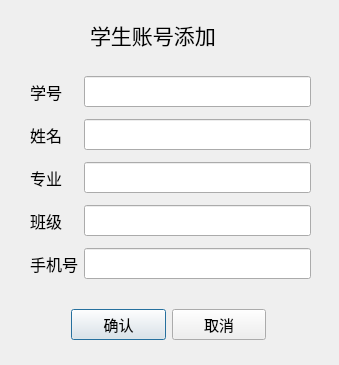
<?xml version="1.0" encoding="UTF-8"?>
<ui version="4.0">
 <class>Dialog_stu_add</class>
 <widget class="QDialog" name="Dialog_stu_add">
  <property name="geometry">
   <rect>
    <x>0</x>
    <y>0</y>
    <width>339</width>
    <height>365</height>
   </rect>
  </property>
  <property name="windowTitle">
   <string>Dialog</string>
  </property>
  <widget class="QWidget" name="layoutWidget">
   <property name="geometry">
    <rect>
     <x>30</x>
     <y>70</y>
     <width>281</width>
     <height>217</height>
    </rect>
   </property>
   <property name="font">
    <font>
     <pointsize>12</pointsize>
    </font>
   </property>
   <layout class="QGridLayout" name="gridLayout">
    <item row="1" column="1">
     <widget class="QLineEdit" name="lineEdit_2">
      <property name="font">
       <font>
        <family>华文楷体</family>
        <pointsize>12</pointsize>
       </font>
      </property>
     </widget>
    </item>
    <item row="3" column="1">
     <widget class="QLineEdit" name="lineEdit_4">
      <property name="font">
       <font>
        <family>华文楷体</family>
        <pointsize>12</pointsize>
       </font>
      </property>
     </widget>
    </item>
    <item row="2" column="1">
     <widget class="QLineEdit" name="lineEdit_3">
      <property name="font">
       <font>
        <family>华文楷体</family>
        <pointsize>12</pointsize>
       </font>
      </property>
     </widget>
    </item>
    <item row="2" column="0">
     <widget class="QLabel" name="label_3">
      <property name="font">
       <font>
        <family>华文楷体</family>
        <pointsize>12</pointsize>
       </font>
      </property>
      <property name="text">
       <string>专业</string>
      </property>
     </widget>
    </item>
    <item row="0" column="0">
     <widget class="QLabel" name="label">
      <property name="font">
       <font>
        <family>华文楷体</family>
        <pointsize>12</pointsize>
       </font>
      </property>
      <property name="text">
       <string>学号</string>
      </property>
     </widget>
    </item>
    <item row="4" column="0">
     <widget class="QLabel" name="label_5">
      <property name="font">
       <font>
        <family>华文楷体</family>
        <pointsize>12</pointsize>
       </font>
      </property>
      <property name="text">
       <string>手机号</string>
      </property>
     </widget>
    </item>
    <item row="0" column="1">
     <widget class="QLineEdit" name="lineEdit">
      <property name="font">
       <font>
        <family>华文楷体</family>
        <pointsize>12</pointsize>
       </font>
      </property>
     </widget>
    </item>
    <item row="1" column="0">
     <widget class="QLabel" name="label_2">
      <property name="font">
       <font>
        <family>华文楷体</family>
        <pointsize>12</pointsize>
       </font>
      </property>
      <property name="text">
       <string>姓名</string>
      </property>
     </widget>
    </item>
    <item row="3" column="0">
     <widget class="QLabel" name="label_4">
      <property name="font">
       <font>
        <family>华文楷体</family>
        <pointsize>12</pointsize>
       </font>
      </property>
      <property name="text">
       <string>班级</string>
      </property>
     </widget>
    </item>
    <item row="4" column="1">
     <widget class="QLineEdit" name="lineEdit_5">
      <property name="font">
       <font>
        <family>华文楷体</family>
        <pointsize>12</pointsize>
       </font>
      </property>
     </widget>
    </item>
   </layout>
  </widget>
  <widget class="QWidget" name="layoutWidget">
   <property name="geometry">
    <rect>
     <x>71</x>
     <y>309</y>
     <width>195</width>
     <height>31</height>
    </rect>
   </property>
   <layout class="QHBoxLayout" name="horizontalLayout">
    <item>
     <widget class="QPushButton" name="pushButton_2">
      <property name="font">
       <font>
        <family>华文楷体</family>
        <pointsize>11</pointsize>
       </font>
      </property>
      <property name="text">
       <string>确认</string>
      </property>
     </widget>
    </item>
    <item>
     <widget class="QPushButton" name="pushButton">
      <property name="font">
       <font>
        <family>华文楷体</family>
        <pointsize>11</pointsize>
       </font>
      </property>
      <property name="text">
       <string>取消</string>
      </property>
     </widget>
    </item>
   </layout>
  </widget>
  <widget class="QLabel" name="label_7">
   <property name="geometry">
    <rect>
     <x>90</x>
     <y>20</y>
     <width>181</width>
     <height>30</height>
    </rect>
   </property>
   <property name="font">
    <font>
     <family>华文楷体</family>
     <pointsize>16</pointsize>
    </font>
   </property>
   <property name="text">
    <string>学生账号添加</string>
   </property>
  </widget>
 </widget>
 <resources/>
 <connections/>
</ui>
